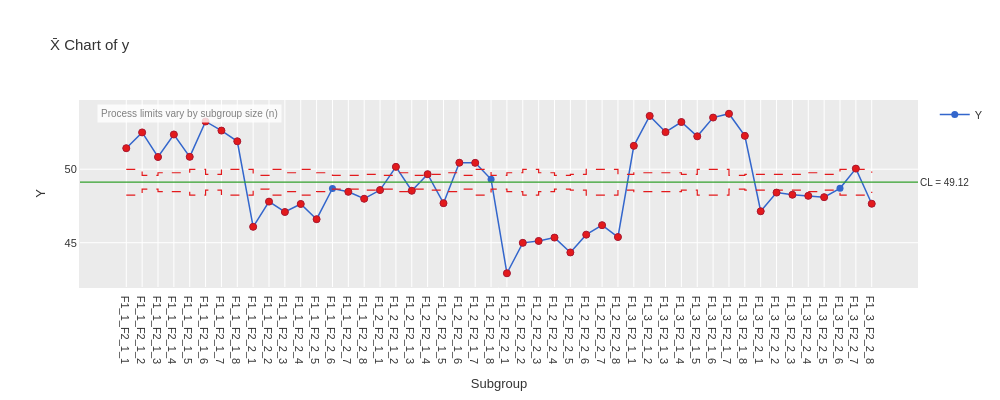

This figure's notebook cell:
### Code cell
print(result.get_statistics('Xbar'))

result.plot(chart='Xbar', theme='ggplot').show()

### Figure 1 — Plotly figure (JSON) as saved in the notebook; plotly's stock layout.template omitted (floating-point values rounded to 4 significant figures)
{"data": [{"hovertemplate": "%{x}<br>%{y:.3f}<extra></extra>", "line": {"color": "#3366CC", "width": 1.5}, "marker": {"color": "#3366CC", "size": 7}, "mode": "lines+markers", "name": "Y", "type": "scatter", "x": ["F1_1_F2_1_1", "F1_1_F2_1_2", "F1_1_F2_1_3", "F1_1_F2_1_4", "F1_1_F2_1_5", "F1_1_F2_1_6", "F1_1_F2_1_7", "F1_1_F2_1_8", "F1_1_F2_2_1", "F1_1_F2_2_2", "F1_1_F2_2_3", "F1_1_F2_2_4", "F1_1_F2_2_5", "F1_1_F2_2_6", "F1_1_F2_2_7", "F1_1_F2_2_8", "F1_2_F2_1_1", "F1_2_F2_1_2", "F1_2_F2_1_3", "F1_2_F2_1_4", "F1_2_F2_1_5", "F1_2_F2_1_6", "F1_2_F2_1_7", "F1_2_F2_1_8", "F1_2_F2_2_1", "F1_2_F2_2_2", "F1_2_F2_2_3", "F1_2_F2_2_4", "F1_2_F2_2_5", "F1_2_F2_2_6", "F1_2_F2_2_7", "F1_2_F2_2_8", "F1_3_F2_1_1", "F1_3_F2_1_2", "F1_3_F2_1_3", "F1_3_F2_1_4", "F1_3_F2_1_5", "F1_3_F2_1_6", "F1_3_F2_1_7", "F1_3_F2_1_8", "F1_3_F2_2_1", "F1_3_F2_2_2", "F1_3_F2_2_3", "F1_3_F2_2_4", "F1_3_F2_2_5", "F1_3_F2_2_6", "F1_3_F2_2_7", "F1_3_F2_2_8"], "y": [51.43, 52.51, 50.83, 52.37, 50.84, 53.25, 52.63, 51.9, 46.08, 47.8, 47.09, 47.64, 46.6, 48.69, 48.46, 47.99, 48.58, 50.16, 48.53, 49.66, 47.69, 50.45, 50.43, 49.31, 42.92, 44.99, 45.12, 45.35, 44.34, 45.55, 46.19, 45.38, 51.59, 53.63, 52.53, 53.21, 52.24, 53.52, 53.78, 52.27, 47.14, 48.41, 48.26, 48.19, 48.1, 48.7, 50.04, 47.65]}, {"hovertemplate": "UPL: %{y:.3f}<extra></extra>", "line": {"color": "#E31A1C", "dash": "dash", "width": 1.2}, "mode": "lines", "name": "UPL (varies)", "showlegend": false, "type": "scatter", "x": ["F1_1_F2_1_1", "F1_1_F2_1_2", "F1_1_F2_1_2", "F1_1_F2_1_3", "F1_1_F2_1_3", "F1_1_F2_1_4", "F1_1_F2_1_4", "F1_1_F2_1_5", "F1_1_F2_1_5", "F1_1_F2_1_6", "F1_1_F2_1_6", "F1_1_F2_1_7", "F1_1_F2_1_7", "F1_1_F2_1_8", "F1_1_F2_1_8", "F1_1_F2_2_1", "F1_1_F2_2_1", "F1_1_F2_2_2", "F1_1_F2_2_2", "F1_1_F2_2_3", "F1_1_F2_2_3", "F1_1_F2_2_4", "F1_1_F2_2_4", "F1_1_F2_2_5", "F1_1_F2_2_5", "F1_1_F2_2_6", "F1_1_F2_2_6", "F1_1_F2_2_7", "F1_1_F2_2_7", "F1_1_F2_2_8", "F1_1_F2_2_8", "F1_2_F2_1_1", "F1_2_F2_1_1", "F1_2_F2_1_2", "F1_2_F2_1_2", "F1_2_F2_1_3", "F1_2_F2_1_3", "F1_2_F2_1_4", "F1_2_F2_1_4", "F1_2_F2_1_5", "F1_2_F2_1_5", "F1_2_F2_1_6", "F1_2_F2_1_6", "F1_2_F2_1_7", "F1_2_F2_1_7", "F1_2_F2_1_8", "F1_2_F2_1_8", "F1_2_F2_2_1", "F1_2_F2_2_1", "F1_2_F2_2_2", "F1_2_F2_2_2", "F1_2_F2_2_3", "F1_2_F2_2_3", "F1_2_F2_2_4", "F1_2_F2_2_4", "F1_2_F2_2_5", "F1_2_F2_2_5", "F1_2_F2_2_6", "F1_2_F2_2_6", "F1_2_F2_2_7", "F1_2_F2_2_7", "F1_2_F2_2_8", "F1_2_F2_2_8", "F1_3_F2_1_1", "F1_3_F2_1_1", "F1_3_F2_1_2", "F1_3_F2_1_2", "F1_3_F2_1_3", "F1_3_F2_1_3", "F1_3_F2_1_4", "F1_3_F2_1_4", "F1_3_F2_1_5", "F1_3_F2_1_5", "F1_3_F2_1_6", "F1_3_F2_1_6", "F1_3_F2_1_7", "F1_3_F2_1_7", "F1_3_F2_1_8", "F1_3_F2_1_8", "F1_3_F2_2_1", "F1_3_F2_2_1", "F1_3_F2_2_2", "F1_3_F2_2_2", "F1_3_F2_2_3", "F1_3_F2_2_3", "F1_3_F2_2_4", "F1_3_F2_2_4", "F1_3_F2_2_5", "F1_3_F2_2_5", "F1_3_F2_2_6", "F1_3_F2_2_6", "F1_3_F2_2_7", "F1_3_F2_2_7", "F1_3_F2_2_8", "F1_3_F2_2_8"], "y": [49.99, 49.99, 49.59, 49.59, 49.76, 49.76, 49.76, 49.76, 49.99, 49.99, 49.65, 49.65, 49.99, 49.99, 49.99, 49.99, 49.59, 49.59, 49.99, 49.99, 49.76, 49.76, 49.99, 49.99, 49.76, 49.76, 49.59, 49.59, 49.59, 49.59, 49.65, 49.65, 49.59, 49.59, 49.76, 49.76, 49.59, 49.59, 49.65, 49.65, 49.76, 49.76, 49.59, 49.59, 49.99, 49.99, 49.59, 49.59, 49.76, 49.76, 49.99, 49.99, 49.76, 49.76, 49.59, 49.59, 49.65, 49.65, 49.99, 49.99, 49.99, 49.99, 49.65, 49.65, 49.76, 49.76, 49.76, 49.76, 49.76, 49.76, 49.65, 49.65, 49.99, 49.99, 49.99, 49.99, 49.59, 49.59, 49.65, 49.65, 49.65, 49.65, 49.65, 49.65, 49.65, 49.65, 49.76, 49.76, 49.65, 49.65, 49.99, 49.99, 49.99, 49.99, 49.76]}, {"hovertemplate": "LPL: %{y:.3f}<extra></extra>", "line": {"color": "#E31A1C", "dash": "dash", "width": 1.2}, "mode": "lines", "name": "LPL (varies)", "showlegend": false, "type": "scatter", "x": ["F1_1_F2_1_1", "F1_1_F2_1_2", "F1_1_F2_1_2", "F1_1_F2_1_3", "F1_1_F2_1_3", "F1_1_F2_1_4", "F1_1_F2_1_4", "F1_1_F2_1_5", "F1_1_F2_1_5", "F1_1_F2_1_6", "F1_1_F2_1_6", "F1_1_F2_1_7", "F1_1_F2_1_7", "F1_1_F2_1_8", "F1_1_F2_1_8", "F1_1_F2_2_1", "F1_1_F2_2_1", "F1_1_F2_2_2", "F1_1_F2_2_2", "F1_1_F2_2_3", "F1_1_F2_2_3", "F1_1_F2_2_4", "F1_1_F2_2_4", "F1_1_F2_2_5", "F1_1_F2_2_5", "F1_1_F2_2_6", "F1_1_F2_2_6", "F1_1_F2_2_7", "F1_1_F2_2_7", "F1_1_F2_2_8", "F1_1_F2_2_8", "F1_2_F2_1_1", "F1_2_F2_1_1", "F1_2_F2_1_2", "F1_2_F2_1_2", "F1_2_F2_1_3", "F1_2_F2_1_3", "F1_2_F2_1_4", "F1_2_F2_1_4", "F1_2_F2_1_5", "F1_2_F2_1_5", "F1_2_F2_1_6", "F1_2_F2_1_6", "F1_2_F2_1_7", "F1_2_F2_1_7", "F1_2_F2_1_8", "F1_2_F2_1_8", "F1_2_F2_2_1", "F1_2_F2_2_1", "F1_2_F2_2_2", "F1_2_F2_2_2", "F1_2_F2_2_3", "F1_2_F2_2_3", "F1_2_F2_2_4", "F1_2_F2_2_4", "F1_2_F2_2_5", "F1_2_F2_2_5", "F1_2_F2_2_6", "F1_2_F2_2_6", "F1_2_F2_2_7", "F1_2_F2_2_7", "F1_2_F2_2_8", "F1_2_F2_2_8", "F1_3_F2_1_1", "F1_3_F2_1_1", "F1_3_F2_1_2", "F1_3_F2_1_2", "F1_3_F2_1_3", "F1_3_F2_1_3", "F1_3_F2_1_4", "F1_3_F2_1_4", "F1_3_F2_1_5", "F1_3_F2_1_5", "F1_3_F2_1_6", "F1_3_F2_1_6", "F1_3_F2_1_7", "F1_3_F2_1_7", "F1_3_F2_1_8", "F1_3_F2_1_8", "F1_3_F2_2_1", "F1_3_F2_2_1", "F1_3_F2_2_2", "F1_3_F2_2_2", "F1_3_F2_2_3", "F1_3_F2_2_3", "F1_3_F2_2_4", "F1_3_F2_2_4", "F1_3_F2_2_5", "F1_3_F2_2_5", "F1_3_F2_2_6", "F1_3_F2_2_6", "F1_3_F2_2_7", "F1_3_F2_2_7", "F1_3_F2_2_8", "F1_3_F2_2_8"], "y": [48.24, 48.24, 48.65, 48.65, 48.47, 48.47, 48.47, 48.47, 48.24, 48.24, 48.58, 48.58, 48.24, 48.24, 48.24, 48.24, 48.65, 48.65, 48.24, 48.24, 48.47, 48.47, 48.24, 48.24, 48.47, 48.47, 48.65, 48.65, 48.65, 48.65, 48.58, 48.58, 48.65, 48.65, 48.47, 48.47, 48.65, 48.65, 48.58, 48.58, 48.47, 48.47, 48.65, 48.65, 48.24, 48.24, 48.65, 48.65, 48.47, 48.47, 48.24, 48.24, 48.47, 48.47, 48.65, 48.65, 48.58, 48.58, 48.24, 48.24, 48.24, 48.24, 48.58, 48.58, 48.47, 48.47, 48.47, 48.47, 48.47, 48.47, 48.58, 48.58, 48.24, 48.24, 48.24, 48.24, 48.65, 48.65, 48.58, 48.58, 48.58, 48.58, 48.58, 48.58, 48.58, 48.58, 48.47, 48.47, 48.58, 48.58, 48.24, 48.24, 48.24, 48.24, 48.47]}, {"hovertemplate": "Beyond Limits<br>%{x}<br>%{y:.3f}<extra></extra>", "marker": {"color": "#E31A1C", "line": {"color": "#B2182B", "width": 1}, "size": 7, "symbol": "circle"}, "mode": "markers", "name": "Beyond Limits", "showlegend": false, "type": "scatter", "x": ["F1_1_F2_1_1", "F1_1_F2_1_2", "F1_1_F2_1_3", "F1_1_F2_1_4", "F1_1_F2_1_5", "F1_1_F2_1_6", "F1_1_F2_1_7", "F1_1_F2_1_8", "F1_1_F2_2_1", "F1_1_F2_2_2", "F1_1_F2_2_3", "F1_1_F2_2_4", "F1_1_F2_2_5", "F1_1_F2_2_7", "F1_1_F2_2_8", "F1_2_F2_1_1", "F1_2_F2_1_2", "F1_2_F2_1_3", "F1_2_F2_1_4", "F1_2_F2_1_5", "F1_2_F2_1_6", "F1_2_F2_1_7", "F1_2_F2_2_1", "F1_2_F2_2_2", "F1_2_F2_2_3", "F1_2_F2_2_4", "F1_2_F2_2_5", "F1_2_F2_2_6", "F1_2_F2_2_7", "F1_2_F2_2_8", "F1_3_F2_1_1", "F1_3_F2_1_2", "F1_3_F2_1_3", "F1_3_F2_1_4", "F1_3_F2_1_5", "F1_3_F2_1_6", "F1_3_F2_1_7", "F1_3_F2_1_8", "F1_3_F2_2_1", "F1_3_F2_2_2", "F1_3_F2_2_3", "F1_3_F2_2_4", "F1_3_F2_2_5", "F1_3_F2_2_7", "F1_3_F2_2_8"], "y": [51.43, 52.51, 50.83, 52.37, 50.84, 53.25, 52.63, 51.9, 46.08, 47.8, 47.09, 47.64, 46.6, 48.46, 47.99, 48.58, 50.16, 48.53, 49.66, 47.69, 50.45, 50.43, 42.92, 44.99, 45.12, 45.35, 44.34, 45.55, 46.19, 45.38, 51.59, 53.63, 52.53, 53.21, 52.24, 53.52, 53.78, 52.27, 47.14, 48.41, 48.26, 48.19, 48.1, 50.04, 47.65]}], "layout": {"annotations": [{"bgcolor": "rgba(255,255,255,0.8)", "borderpad": 3, "font": {"color": "gray", "size": 10}, "showarrow": false, "text": "Process limits vary by subgroup size (n)", "x": 0.02, "xref": "paper", "y": 0.98, "yref": "paper"}, {"font": {"size": 10}, "showarrow": false, "text": "CL = 49.12", "x": 1, "xanchor": "left", "xref": "x domain", "y": 49.12, "yanchor": "middle", "yref": "y"}], "font": {"color": "#333333", "family": "sans-serif", "size": 11}, "height": 400, "hovermode": "x unified", "paper_bgcolor": "white", "plot_bgcolor": "#EBEBEB", "shapes": [{"line": {"color": "#33A02C", "width": 1.2}, "type": "line", "x0": 0, "x1": 1, "xref": "x domain", "y0": 49.12, "y1": 49.12, "yref": "y"}], "showlegend": true, "title": {"text": "X̄ Chart of y"}, "width": 1000, "xaxis": {"gridcolor": "white", "gridwidth": 1, "linecolor": "#EBEBEB", "linewidth": 1, "showgrid": true, "showline": true, "title": {"text": "Subgroup"}}, "yaxis": {"gridcolor": "white", "gridwidth": 1, "linecolor": "#EBEBEB", "linewidth": 1, "showgrid": true, "showline": true, "title": {"text": "Y"}}}}
